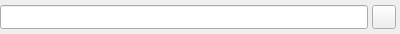
<ui version="4.0" >
 <class>channel_transfer_item</class>
 <widget class="QWidget" name="channel_transfer_item" >
  <property name="geometry" >
   <rect>
    <x>0</x>
    <y>0</y>
    <width>400</width>
    <height>34</height>
   </rect>
  </property>
  <property name="sizePolicy" >
   <sizepolicy vsizetype="Fixed" hsizetype="Preferred" >
    <horstretch>0</horstretch>
    <verstretch>0</verstretch>
   </sizepolicy>
  </property>
  <layout class="QHBoxLayout" >
   <property name="spacing" >
    <number>4</number>
   </property>
   <property name="leftMargin" >
    <number>0</number>
   </property>
   <property name="topMargin" >
    <number>0</number>
   </property>
   <property name="rightMargin" >
    <number>4</number>
   </property>
   <property name="bottomMargin" >
    <number>0</number>
   </property>
   <item>
    <widget class="QLineEdit" name="target" >
     <property name="minimumSize" >
      <size>
       <width>0</width>
       <height>24</height>
      </size>
     </property>
     <property name="maximumSize" >
      <size>
       <width>16777215</width>
       <height>24</height>
      </size>
     </property>
     <property name="styleSheet" >
      <string>QLineEdit {
  background-image: url(trans_bg.png);
  background-repeat: no-repeat;
  background-position: left;
  padding-left: 20px;
}
</string>
     </property>
     <property name="readOnly" >
      <bool>true</bool>
     </property>
    </widget>
   </item>
   <item>
    <widget class="QToolButton" name="transfer_cancel" >
     <property name="minimumSize" >
      <size>
       <width>24</width>
       <height>24</height>
      </size>
     </property>
     <property name="maximumSize" >
      <size>
       <width>24</width>
       <height>24</height>
      </size>
     </property>
     <property name="toolTip" >
      <string>Cancel transfer</string>
     </property>
     <property name="icon" >
      <iconset>cancel_transfer_20.png</iconset>
     </property>
     <property name="iconSize" >
      <size>
       <width>20</width>
       <height>20</height>
      </size>
     </property>
     <property name="_yate_identity" stdset="0" >
      <string>calldrop</string>
     </property>
     <property name="_yate_normal_icon" stdset="0" >
      <string>cancel_transfer_20.png</string>
     </property>
     <property name="_yate_pressed_icon" stdset="0" >
      <string>cancel_transfer_20_pressed.png</string>
     </property>
     <property name="_yate_hover_icon" stdset="0" >
      <string>cancel_transfer_20_hover.png</string>
     </property>
     <property name="_yate_filterevents" stdset="0" >
      <bool>true</bool>
     </property>
    </widget>
   </item>
  </layout>
 </widget>
 <resources/>
 <connections/>
</ui>
